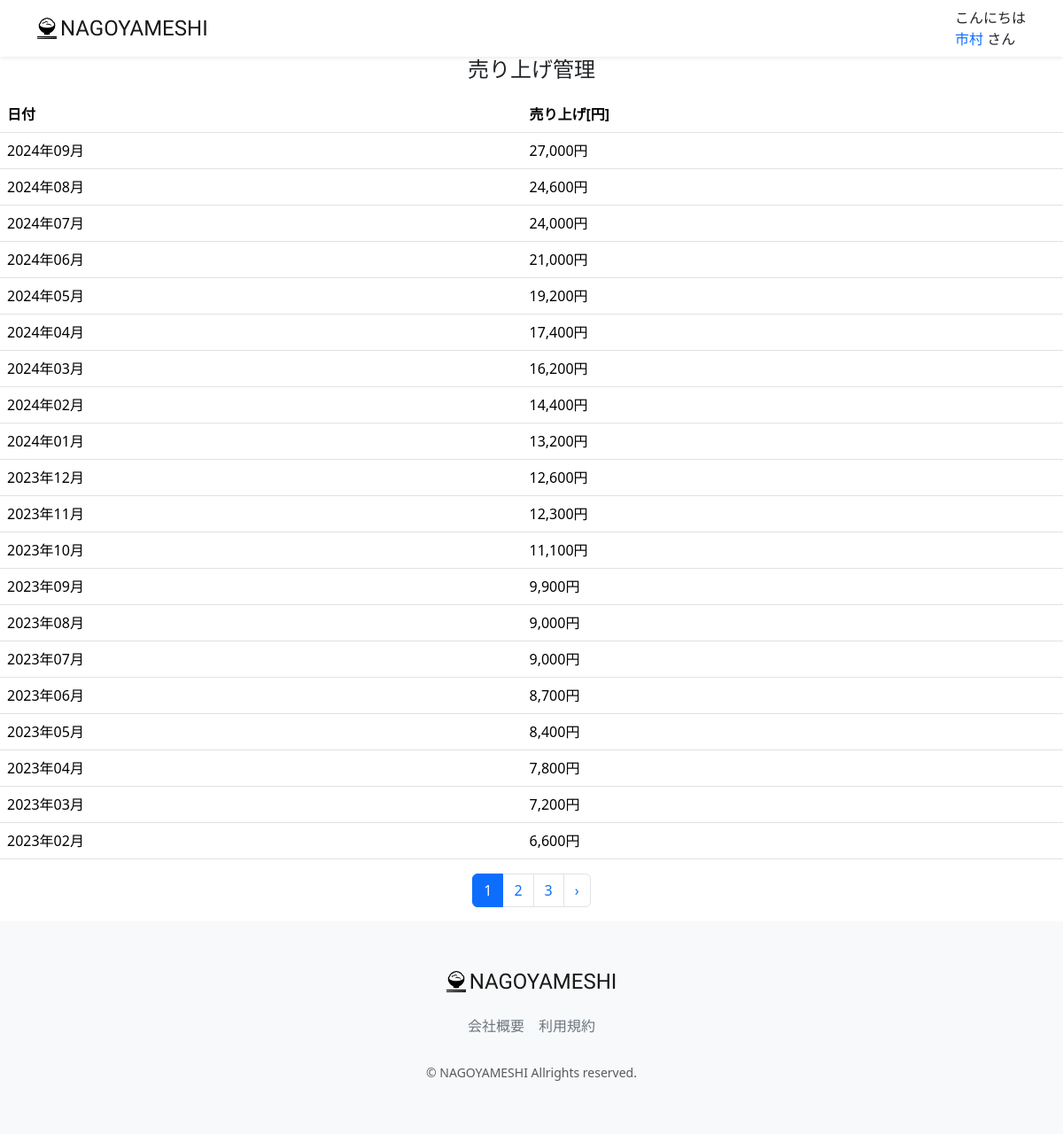
Screenshot of /accounts/sales/ (signed in) with the database file from the repository.
### accounts/models.py (models this page shows, shortened)
class CustomUser(AbstractUser):
    GENDER_TYPES = (
        ("男性","男性"),
        ("女性","女性"),
        ("未回答","未回答"),
    )
    user_name_kanji = models.CharField("名前" ,max_length=20, blank=False, null=False)
    user_name_kana = models.CharField("ふりがな" ,max_length=50, blank=False, null=False)
    birthday = models.CharField("生年月日" , max_length=20, null=True, blank=True)
    gender = models.CharField("性別", max_length=50, choices=GENDER_TYPES, blank=True)
    job = models.ForeignKey(Job, on_delete=models.PROTECT, blank=True, null=True)
    is_subscribed = models.BooleanField(default=False, verbose_name="有料会員")
    card_name = models.CharField(max_length=128, null=True, blank=True, verbose_name="カード名義")
    card_number = models.CharField(max_length=128, null=True, blank=True, verbose_name="カード番号")
    regist_date = models.DateTimeField(default=timezone.now)
    created_day = models.DateTimeField("登録日", default=datetime.datetime.now, null=True, blank=True)
    updated_day = models.DateTimeField("更新日", default=datetime.datetime.now, null=True, blank=True)
    deleted_day = models.DateTimeField("削除日", null=True, blank=True)
    class Meta:
        verbose_name_plural = "CustomUser"

class MonthlySales(models.Model):
    date = models.DateTimeField("年月日", null=True, blank=True)
    sales = models.IntegerField("売上" , blank=True, null=True)
    class Meta:
        constraints = [
            models.UniqueConstraint(fields=['date'], name='unique_date')
        ]

### accounts/views.py (the view)
# urls.py: path('sales/', views.MonthlySalesListView.as_view(), name="sales_list"),
class MonthlySalesListView(mixins.OnlyStuffUserMixin, generic.ListView):
    model = models.MonthlySales
    template_name = 'admin/sales_list.html'
    paginate_by = 20
    def get_queryset(self):
        queryset =models.MonthlySales.objects.all().order_by('-date')
        return queryset
    def get_context_data(self, **kwargs):
        context = super(MonthlySalesListView, self).get_context_data(**kwargs)
        return context

### accounts/mixins.py (called while the page is built)
    def test_func(self):
        return self.request.user.is_staff

### restaurant/templatetags/custom_tag.py (called while the page is built)
@register.filter
def unit(val):
    return f'{val:,}円'

@register.filter
def honor(val):
    return 'さん'

@register.filter
def greet(val):
    greeting = 'ようこそ'
    now = datetime.datetime.now()
    if now.hour <= 8:
        greeting = 'おはようございます'
    elif now.hour <= 18:
        greeting = 'こんにちは'
    else:
        greeting = 'こんばんは'
    return f'{greeting}'

@register.filter
def date(val):
    return f'{val.strftime("%Y年%m月")}'

### accounts/templates/admin/sales_list.html (shortened to what this page needs)
{% extends "layout/base.html" %}
{% load static %}
{% load custom_tag %}
{% block content %}
<main>
    <h1 class="mb-3 text-center">売り上げ管理</h1>
    <table class="table">
        <thead>
            <tr>
                <th scope="col">日付</th>
                <th scope="col">売り上げ[円]</th>
            </tr>
        </thead>
        <tbody>
            {% for monthly_sales in object_list %}
                <tr>
                    <td>{{ monthly_sales.date|date}}</td>
                    <td>{{ monthly_sales.sales|unit }} </td>
                </tr>
            {% endfor %}
        </tbody>
    </table>
    {% if is_paginated %}
        <div class="d-flex justify-content-center">
            <nav>
                <ul class="pagination">
                    {% for page_num in page_obj.paginator.page_range %}
                        {% if page_obj.number == page_num %}
                            <li class="page-item active" aria-current="page">
                                <span class="page-link">
                                    {{page_num }}
                                </span>
                            </li>
                        {% else %}
                            <li class="page-item">
                                <a class="page-link" href="?page={{ page_num }}">{{ page_num }}</a>
                            </li>
                        {% endif %}
                    {% endfor %}
                    {% if page_obj.has_next %}
                        <li class="page-item">
                            <a class="page-link" href="?page={{page_obj.next_page_number }}" rel="next" aria-label="次 &raquo;">
                                &rsaquo;
                            </a>
                        </li>
                    {% endif %}
                </ul>
            </nav>
        </div>
    {% endif %}
</main>
{% endblock %}

### restaurant/templates/layout/base.html (shortened to what this page needs)
{% load static %}
{% load custom_tag %}
<!DOCTYPE html>
<html lang="ja">
    <head>
        <link href="https://cdn.jsdelivr.net/npm/bootstrap@5.3.3/dist/css/bootstrap.min.css" rel="stylesheet">
        <link href="{% static 'css/nagoyameshi.css' %}" rel="stylesheet">
    </head>
    <body>
        <div id="app" class="wrapper">
            <nav class="navbar navbar-expand-md navbar-light bg-white shadow-sm">
                <div class="container nagoyameshi-container">
                    <a class="navbar-brand app-name" href="{% url 'top_page' %}">
                    <div class="d-flex align-items-center">
                        <img class="nagoyameshi-logo me-1" src="{% static 'images/logo/logo.png' %}" alt="nagoyameshi">NAGOYAMESHI
                    </div>
                    </a>
                    <div class="collapse navbar-collapse" id="navbarSupportedContent">
                        <ul class="navbar-nav ms-auto">
                            {% if user.is_staff %}
                            <li class="nav-item dropdown">
                                {{user.user_name_kanji|greet}}
                                <br>
                                <a id="navbarDropdown" class="nav-linkdropdown-toggle" href="#" role="button" data-bs-toggle="dropdown" aria-haspopup="true" aria-expanded="false" v-pre>
                                    {{ user.user_name_kanji}}
                                </a>
                                {{user.user_name_kanji|honor}}
                            </li>
                            {% endif %}
                        </ul>
                    </div>
                </div>
            </nav>
            {% block content %}{% endblock %}
            <footer class="bg-light">
                <div class="d-flex justify-content-center footer-logo">
                    <a class="navbar-brand app-name" href="{% url 'top_page' %}">
                        <div class="d-flex align-items-center">
                            <img class="nagoyameshi-logo me-1" src="{% static 'images/logo/logo.png' %}" alt="nagoyameshi">
                               NAGOYAMESHI
                        </div>
                    </a>
                </div>
                <div class="d-flex justify-content-center footer-link">
                    <a href="{% url 'company_page' %}" class="link-secondary me-3">会社概要</a>
                    <a href="{% url 'terms_page' %}" class="link-secondary">利用規約</a>
                </div>
                <p class="text-center text-muted small mb-0">&copy; NAGOYAMESHI Allrights reserved.</p>
            </footer>
        </div>
    </body>
</html>

### static/css/nagoyameshi.css (style rules this page uses)
.wrapper { min-height: 100vh; position: relative; padding-bottom: 240px; box-sizing: border-box; }
.nagoyameshi-logo { height: 24px; }
.app-name { font-family: 'Carter One', cursive; font-size: 24px; color: #191919; }
footer { width: 100%; height: 240px; position: absolute; bottom: 0; padding: 50px 15px; }
.footer-logo { margin-bottom: 20px; }
.footer-link { margin-bottom: 30px; }
h1 { font-size: 1.5rem; }
a { text-decoration: none !important; }

### rows the page displays
CustomUser: user_name_kanji|greet "こんにちは", user_name_kanji "市村", user_name_kanji|honor "さん"
MonthlySales: date "2024年09月", sales|unit "27,000円"
MonthlySales: date "2024年08月", sales|unit "24,600円"
MonthlySales: date "2024年07月", sales|unit "24,000円"
MonthlySales: date "2024年06月", sales|unit "21,000円"
MonthlySales: date "2024年05月", sales|unit "19,200円"
MonthlySales: date "2024年04月", sales|unit "17,400円"
MonthlySales: date "2024年03月", sales|unit "16,200円"
MonthlySales: date "2024年02月", sales|unit "14,400円"
MonthlySales: date "2024年01月", sales|unit "13,200円"
MonthlySales: date "2023年12月", sales|unit "12,600円"
MonthlySales: date "2023年11月", sales|unit "12,300円"
MonthlySales: date "2023年10月", sales|unit "11,100円"
MonthlySales: date "2023年09月", sales|unit "9,900円"
MonthlySales: date "2023年08月", sales|unit "9,000円"
MonthlySales: date "2023年07月", sales|unit "9,000円"
MonthlySales: date "2023年06月", sales|unit "8,700円"
MonthlySales: date "2023年05月", sales|unit "8,400円"
MonthlySales: date "2023年04月", sales|unit "7,800円"
MonthlySales: date "2023年03月", sales|unit "7,200円"
MonthlySales: date "2023年02月", sales|unit "6,600円"

### other values shown
{{ page_num }} "1"
{{ page_num }} "2" "3"
